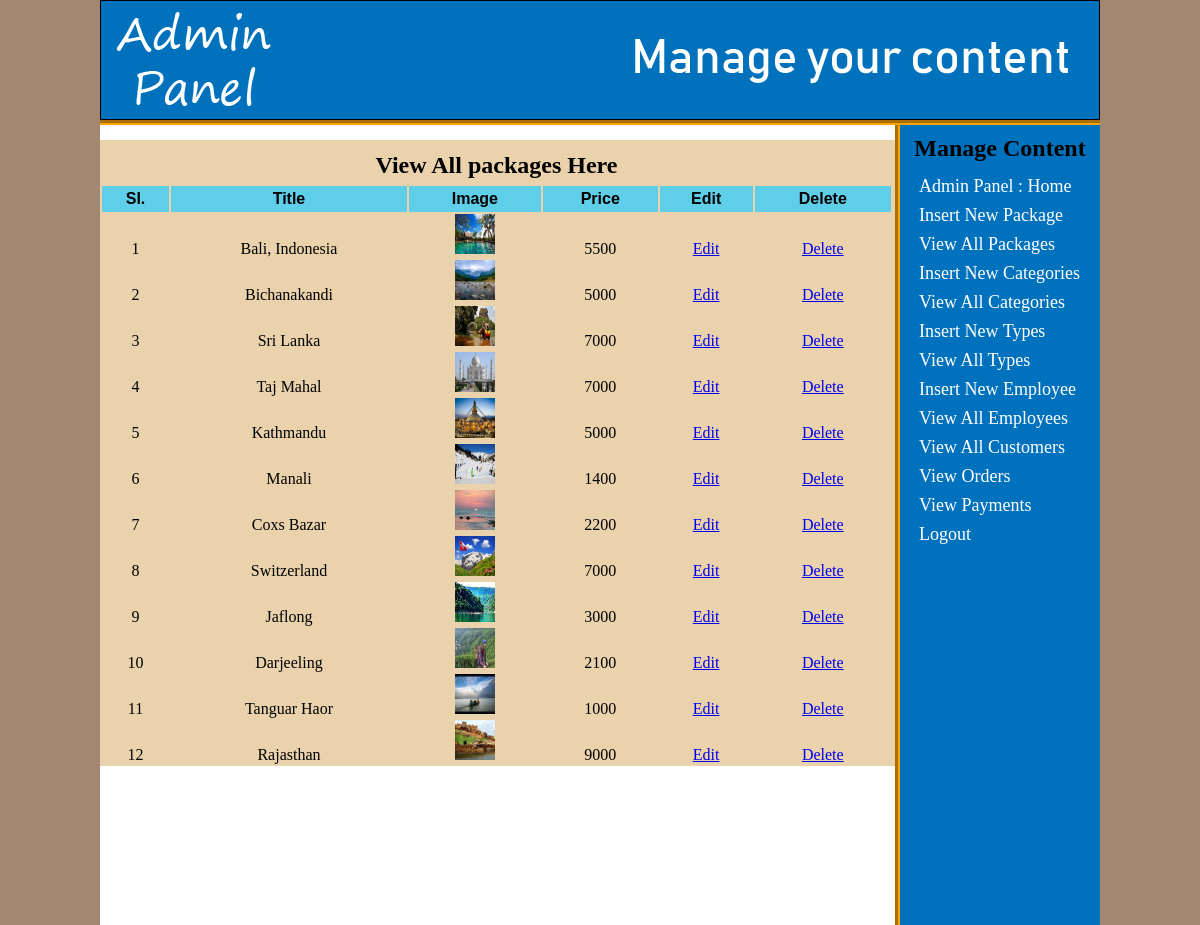
/admin_area/index.php?view_packages (signed in), run on the app's committed database.
### tables this page shows
CREATE TABLE `packages` (
  `package_id` int(100) NOT NULL,
  `package_cat` int(100) NOT NULL,
  `package_type` int(100) NOT NULL,
  `package_title` varchar(255) NOT NULL,
  `package_price` int(100) NOT NULL,
  `package_desc` longtext NOT NULL,
  `package_image` text NOT NULL,
  `package_keywords` varchar(255) NOT NULL
);

### admin_area/view_packages.php (the view, shortened to what this page needs)
<?php
if (!isset($_SESSION['user_email'])) {
    echo "<script>window.open('login.php?not_admin=You are not an Admin!','_self')</script>";
} else {
    ?>
    <!DOCTYPE html>
    <html lang="en">
    <head>
    </head>
    <body>
        <table width="795" align="center" bgcolor="#EAD2AC">
            <tr align="center">
                <td colspan="6"><h2 style="font-family: Cambria; margin-top: 10px; margin-bottom: 5px;">View All
                                                                                                        packages
                                                                                                        Here</h2></td>
            </tr>
            <tr align="center" bgcolor="#5FCEE8">
                <th id="thfix">Sl.</th>
                <th id="thfix">Title</th>
                <th id="thfix">Image</th>
                <th id="thfix">Price</th>
                <th id="thfix">Edit</th>
                <th id="thfix">Delete</th>
            </tr>
            <?php
            include("includes/db.php");
            $get_pack = "select * from packages";
            $run_pack = mysqli_query($con, $get_pack);
            $i = 0;
            while ($row_pack = mysqli_fetch_array($run_pack)) {
                $pack_id = $row_pack['package_id'];
                $pack_title = $row_pack['package_title'];
                $pack_image = $row_pack['package_image'];
                $pack_price = $row_pack['package_price'];
                $i++;
                ?>
                <tr align="center">
                    <td><?php echo $i; ?></td>
                    <td><?php echo $pack_title; ?></td>
                    <td><img src="package_images/<?php echo $pack_image; ?>" width="40" height="40"></td>
                    <td><?php echo $pack_price; ?></td>
                    <td><a href="index.php?edit_pack=<?php echo $pack_id; ?>">Edit</a></td>
                    <td><a href="delete_pack.php?delete_pack=<?php echo $pack_id; ?>">Delete</a></td>
                </tr>
                <?php
            }
            ?>
        </table>
    </body>
    </html>
    <?php
}
?>

### admin_area/index.php (shortened to what this page needs)
<?php
if (!isset($_SESSION['user_email'])) {
    echo "<script>window.open('login.php?not_admin=You are not an Admin!','_self')</script>";
} else {
    ?>
    <!DOCTYPE html>
    <html lang="en">
    <head>
        <link rel="stylesheet" type="text/css" href="styles/style.css" media="all">
    </head>
    <body>
        <div class="main_wrapper">
            <div id="header">
            </div>
            <div id="right">
                <h2 style="text-align: center; margin-top: 10px; font-family: Cambria;">Manage Content</h2>
                <ul>
                    <li><a href="index.php">Admin Panel : Home</a></li>
                    <li><a href="index.php?insert_package">Insert New Package</a></li>
                    <li><a href="index.php?view_packages">View All Packages</a></li>
                    <li><a href="index.php?insert_cat">Insert New Categories</a></li>
                    <li><a href="index.php?view_cats">View All Categories</a></li>
                    <li><a href="index.php?insert_type">Insert New Types</a></li>
                    <li><a href="index.php?view_types">View All Types</a></li>
                    <li><a href="index.php?insert_employee">Insert New Employee</a></li>
                    <li><a href="index.php?view_employees">View All Employees</a></li>
                    <li><a href="index.php?view_customers">View All Customers</a></li>
                    <li><a href="index.php?view_orders">View Orders</a></li>
                    <li><a href="index.php?view_payments">View Payments</a></li>
                    <li><a href="logout.php">Logout</a></li>
                </ul>
            </div>
            <div id="left">
                <?php
                if (isset($_GET['view_packages'])) {
                    include("view_packages.php");
                }
                ?>
            </div>
        </div>
    </body>
    </html>
    <?php
}
?>

### admin_area/styles/style.css (style rules this page uses)
html, body, div, span, applet, object, iframe, h1, h2, h3, h4, h5, h6, p, blockquote, pre, a, abbr, acronym, address, big, cite, code, del, dfn, em, img, ins, kbd, q, s, samp, small, strike, strong, sub, sup, tt, var, b, u, i, center, dl, dt, dd, ol, ul, li, fieldset, form, label, legend, table, caption, tbody, tfoot, thead, tr, th, td, article, aside, canvas, details, embed, figure, figcaption, footer, header, hgroup, menu, nav, output, ruby, section, summary, time, mark, audio, video { margin: 0; padding: 0; border: 0; vertical-align: baseline; }
body { background: #A28872; }
.main_wrapper { width: 1000px; height: auto; margin: auto; }
#header { width: 1000px; height: 120px; background-image: url(../images/admin_header.jpg); border-bottom: 5px groove orange; }
#left { width: 795px; height: 800px; background-image: url(../images/admin_background.jpg); float: left; }
#right { width: 200px; height: 800px; float: right; border-left: 5px groove orange; background: #0071BD; }
#right ul { margin-top: 10px; margin-left: 15px; list-style: none; }
#right a { text-decoration: none; color: white; text-align: left; font-size: 18px; padding: 4px; display: block; }

### admin_area/view_packages.php (style rules this page uses)
#thfix { font-family: sans-serif; padding: 4px; }

### data on the page
packages: package_title "Bali, Indonesia", package_image (picture), package_price "5500"
packages: package_title "Bichanakandi", package_image (picture), package_price "5000"
packages: package_title "Sri Lanka", package_image (picture), package_price "7000"
packages: package_title "Taj Mahal", package_image (picture), package_price "7000"
packages: package_title "Kathmandu", package_image (picture), package_price "5000"
packages: package_title "Manali", package_image (picture), package_price "1400"
packages: package_title "Coxs Bazar", package_image (picture), package_price "2200"
packages: package_title "Switzerland", package_image (picture), package_price "7000"
packages: package_title "Jaflong", package_image (picture), package_price "3000"
packages: package_title "Darjeeling", package_image (picture), package_price "2100"
packages: package_title "Tanguar Haor", package_image (picture), package_price "1000"
packages: package_title "Rajasthan", package_image (picture), package_price "9000"
